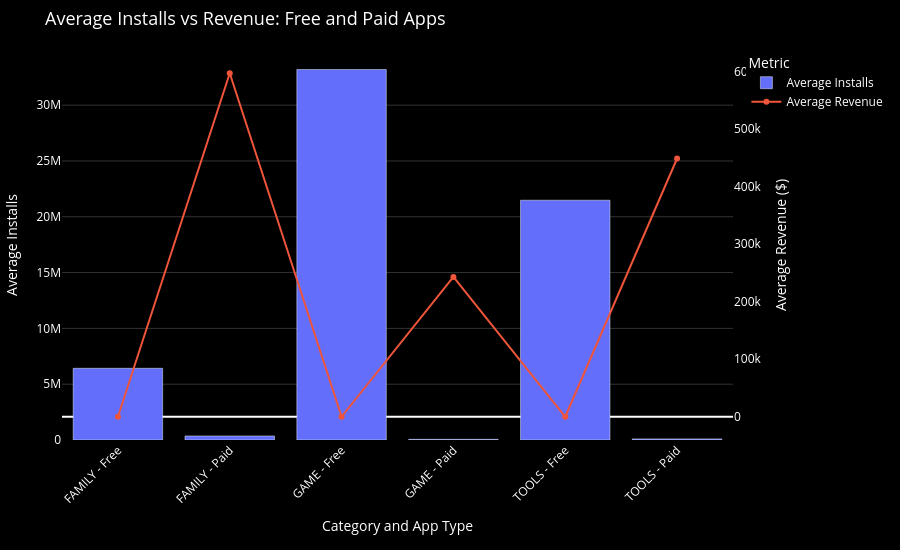

Notebook code for this chart:
### Code cell
#Final Dual-Axis Visualization

fig_task6 = go.Figure()

fig_task6.add_trace(
    go.Bar(
        x=[f"{cat} - {typ}" for cat, typ in zip(
            task6_summary["Category"],
            task6_summary["Type"]
        )],
        y=task6_summary["Average_Installs"],
        name="Average Installs",
        yaxis="y",
        hovertemplate=(
            "<b>%{x}</b><br>"
            "Average Installs: %{y:,.0f}"
            "<extra></extra>"
        )
    )
)

fig_task6.add_trace(
    go.Scatter(
        x=[f"{cat} - {typ}" for cat, typ in zip(
            task6_summary["Category"],
            task6_summary["Type"]
        )],
        y=task6_summary["Average_Revenue"],
        name="Average Revenue",
        mode="lines+markers",
        yaxis="y2",
        hovertemplate=(
            "<b>%{x}</b><br>"
            "Average Revenue: $%{y:,.2f}"
            "<extra></extra>"
        )
    )
)

fig_task6.update_layout(
    title="Average Installs vs Revenue: Free and Paid Apps",
    plot_bgcolor="black",
    paper_bgcolor="black",
    font_color="white",
    title_font={"size": 18},
    xaxis=dict(
        title="Category and App Type",
        tickangle=-45
    ),
    yaxis=dict(
        title="Average Installs",
        gridcolor="#333333",
        zeroline=False
    ),
    yaxis2=dict(
        title="Average Revenue ($)",
        overlaying="y",
        side="right",
        showgrid=False
    ),
    legend=dict(
        title="Metric"
    ),
    hoverlabel=dict(
        bgcolor="#111111",
        font_color="white"
    ),
    margin=dict(l=20, r=70, t=50, b=110),
    width=900,
    height=550
)

save_plot_as_html(
    fig_task6,
    "Task 6 - Average Installs Revenue.html",
    "Interactive dual-axis visualization comparing average installs and average revenue between Free and Paid apps across the top three app categories. The analysis applies the required install, revenue, Android version, size, content rating, and app name length criteria. The visualization is intended for display between 1 PM and 2 PM IST in the final master dashboard."
)

display(fig_task6)

### Figure 1 — Plotly figure (JSON) as saved in the notebook; plotly's stock layout.template omitted (floating-point values rounded to 4 significant figures)
{"data": [{"hovertemplate": "<b>%{x}</b><br>Average Installs: %{y:,.0f}<extra></extra>", "name": "Average Installs", "type": "bar", "x": ["FAMILY - Free", "FAMILY - Paid", "GAME - Free", "GAME - Paid", "TOOLS - Free", "TOOLS - Paid"], "y": [6424000.0, 361700.0, 33190000.0, 60000.0, 21480000.0, 100000.0], "yaxis": "y"}, {"hovertemplate": "<b>%{x}</b><br>Average Revenue: $%{y:,.2f}<extra></extra>", "mode": "lines+markers", "name": "Average Revenue", "type": "scatter", "x": ["FAMILY - Free", "FAMILY - Paid", "GAME - Free", "GAME - Paid", "TOOLS - Free", "TOOLS - Paid"], "y": [0.0, 597200.0, 0.0, 243200.0, 0.0, 449000.0], "yaxis": "y2"}], "layout": {"font": {"color": "white"}, "height": 550, "hoverlabel": {"bgcolor": "#111111", "font": {"color": "white"}}, "legend": {"title": {"text": "Metric"}}, "margin": {"b": 110, "l": 20, "r": 70, "t": 50}, "paper_bgcolor": "black", "plot_bgcolor": "black", "title": {"font": {"size": 18}, "text": "Average Installs vs Revenue: Free and Paid Apps"}, "width": 900, "xaxis": {"tickangle": -45, "title": {"text": "Category and App Type"}}, "yaxis": {"gridcolor": "#333333", "title": {"text": "Average Installs"}, "zeroline": false}, "yaxis2": {"overlaying": "y", "showgrid": false, "side": "right", "title": {"text": "Average Revenue ($)"}}}}
